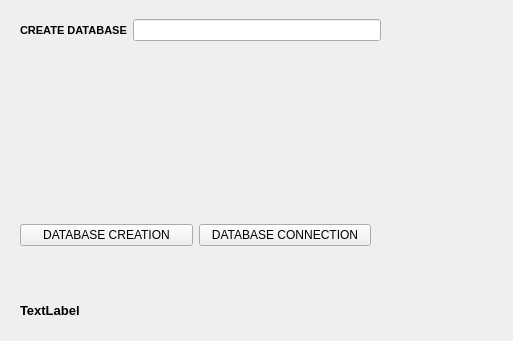
<?xml version="1.0" encoding="UTF-8"?>
<ui version="4.0">
 <class>Form</class>
 <widget class="QWidget" name="Form">
  <property name="geometry">
   <rect>
    <x>0</x>
    <y>0</y>
    <width>513</width>
    <height>341</height>
   </rect>
  </property>
  <property name="windowTitle">
   <string>Form</string>
  </property>
  <widget class="QWidget" name="horizontalLayoutWidget">
   <property name="geometry">
    <rect>
     <x>20</x>
     <y>10</y>
     <width>361</width>
     <height>41</height>
    </rect>
   </property>
   <layout class="QHBoxLayout" name="horizontalLayout">
    <item>
     <widget class="QLabel" name="label">
      <property name="font">
       <font>
        <pointsize>8</pointsize>
        <weight>75</weight>
        <bold>true</bold>
       </font>
      </property>
      <property name="text">
       <string>CREATE DATABASE</string>
      </property>
     </widget>
    </item>
    <item>
     <widget class="QLineEdit" name="lineEdit"/>
    </item>
   </layout>
  </widget>
  <widget class="QWidget" name="horizontalLayoutWidget_2">
   <property name="geometry">
    <rect>
     <x>20</x>
     <y>210</y>
     <width>351</width>
     <height>51</height>
    </rect>
   </property>
   <layout class="QHBoxLayout" name="horizontalLayout_2">
    <item>
     <widget class="QPushButton" name="pushButtonCreateDb">
      <property name="text">
       <string>DATABASE CREATION</string>
      </property>
     </widget>
    </item>
    <item>
     <widget class="QPushButton" name="pushButtonDbcon">
      <property name="text">
       <string>DATABASE CONNECTION</string>
      </property>
     </widget>
    </item>
   </layout>
  </widget>
  <widget class="QLabel" name="label_2">
   <property name="geometry">
    <rect>
     <x>20</x>
     <y>290</y>
     <width>451</width>
     <height>41</height>
    </rect>
   </property>
   <property name="font">
    <font>
     <pointsize>10</pointsize>
     <weight>75</weight>
     <bold>true</bold>
    </font>
   </property>
   <property name="text">
    <string>TextLabel</string>
   </property>
  </widget>
 </widget>
 <resources/>
 <connections/>
</ui>
